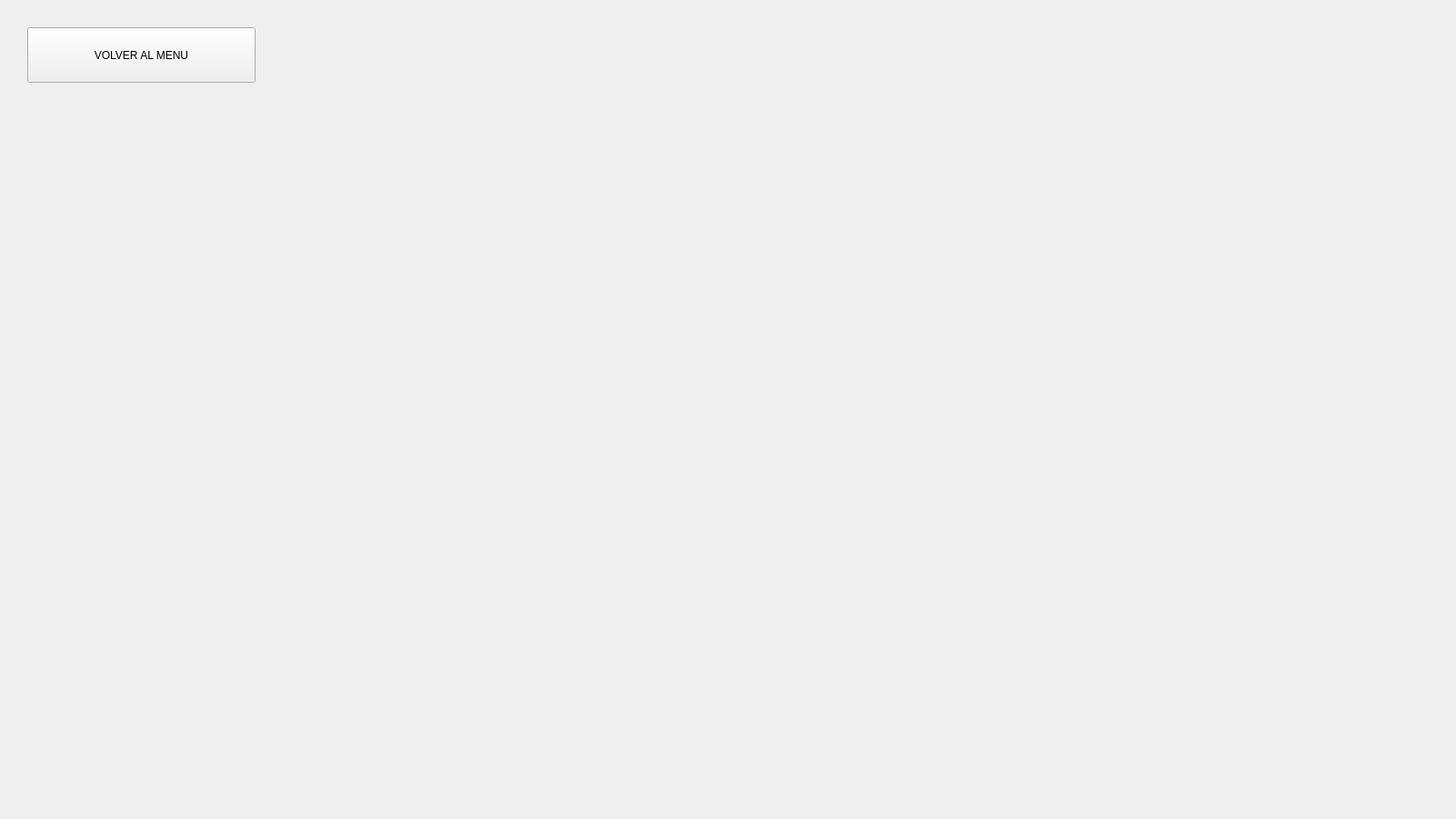
<?xml version="1.0" encoding="UTF-8"?>
<ui version="4.0">
 <class>PantallaFin</class>
 <widget class="QWidget" name="PantallaFin">
  <property name="geometry">
   <rect>
    <x>0</x>
    <y>0</y>
    <width>1601</width>
    <height>901</height>
   </rect>
  </property>
  <property name="windowTitle">
   <string>Form</string>
  </property>
  <property name="styleSheet">
   <string notr="true"/>
  </property>
  <widget class="QPushButton" name="botonVolver">
   <property name="geometry">
    <rect>
     <x>30</x>
     <y>30</y>
     <width>251</width>
     <height>61</height>
    </rect>
   </property>
   <property name="toolTip">
    <string>&lt;html&gt;&lt;head/&gt;&lt;body&gt;&lt;p align=&quot;center&quot;&gt;&lt;span style=&quot; font-size:16pt;&quot;&gt;VOLVER AL MENU&lt;/span&gt;&lt;/p&gt;&lt;/body&gt;&lt;/html&gt;</string>
   </property>
   <property name="styleSheet">
    <string notr="true">font: 16pt &quot;Segoe UI&quot;;
font: 700 16pt &quot;Segoe UI&quot;;</string>
   </property>
   <property name="text">
    <string>VOLVER AL MENU</string>
   </property>
  </widget>
 </widget>
 <resources/>
 <connections/>
</ui>
